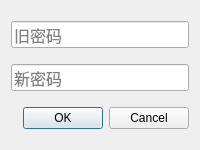
<?xml version="1.0" encoding="UTF-8"?>
<ui version="4.0">
 <class>DialogResetPassword</class>
 <widget class="QDialog" name="DialogResetPassword">
  <property name="geometry">
   <rect>
    <x>0</x>
    <y>0</y>
    <width>200</width>
    <height>150</height>
   </rect>
  </property>
  <property name="windowTitle">
   <string>重设密码</string>
  </property>
  <layout class="QVBoxLayout" name="verticalLayout">
   <item>
    <widget class="QLineEdit" name="lineEditOldPassword">
     <property name="font">
      <font>
       <pointsize>12</pointsize>
      </font>
     </property>
     <property name="maxLength">
      <number>16</number>
     </property>
     <property name="echoMode">
      <enum>QLineEdit::Password</enum>
     </property>
     <property name="placeholderText">
      <string>旧密码</string>
     </property>
    </widget>
   </item>
   <item>
    <widget class="QLineEdit" name="lineEditNewPassword">
     <property name="font">
      <font>
       <pointsize>12</pointsize>
      </font>
     </property>
     <property name="maxLength">
      <number>16</number>
     </property>
     <property name="echoMode">
      <enum>QLineEdit::Password</enum>
     </property>
     <property name="placeholderText">
      <string>新密码</string>
     </property>
    </widget>
   </item>
   <item>
    <widget class="QDialogButtonBox" name="buttonBox">
     <property name="orientation">
      <enum>Qt::Horizontal</enum>
     </property>
     <property name="standardButtons">
      <set>QDialogButtonBox::Cancel|QDialogButtonBox::Ok</set>
     </property>
    </widget>
   </item>
  </layout>
 </widget>
 <resources/>
 <connections>
  <connection>
   <sender>buttonBox</sender>
   <signal>accepted()</signal>
   <receiver>DialogResetPassword</receiver>
   <slot>accept()</slot>
   <hints>
    <hint type="sourcelabel">
     <x>248</x>
     <y>254</y>
    </hint>
    <hint type="destinationlabel">
     <x>157</x>
     <y>274</y>
    </hint>
   </hints>
  </connection>
  <connection>
   <sender>buttonBox</sender>
   <signal>rejected()</signal>
   <receiver>DialogResetPassword</receiver>
   <slot>reject()</slot>
   <hints>
    <hint type="sourcelabel">
     <x>316</x>
     <y>260</y>
    </hint>
    <hint type="destinationlabel">
     <x>286</x>
     <y>274</y>
    </hint>
   </hints>
  </connection>
 </connections>
</ui>
